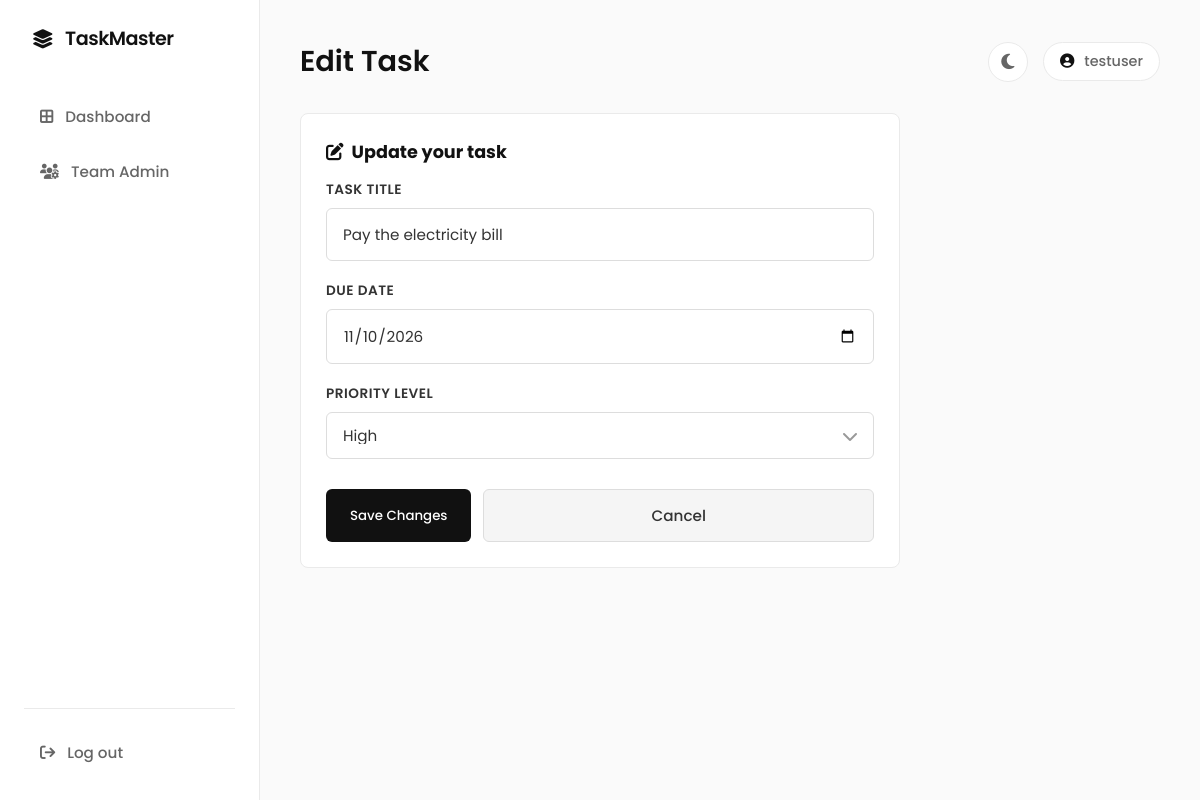
/edit.php?id=9 (signed in), run on the app's committed database.
### tables this page shows
CREATE TABLE `tasks` (
  `id` int(11) NOT NULL,
  `user_id` int(11) NOT NULL,
  `title` varchar(100) NOT NULL,
  `due_date` date DEFAULT NULL,
  `priority` enum('High','Medium','Low') NOT NULL DEFAULT 'Medium',
  `is_done` tinyint(1) NOT NULL DEFAULT 0,
  `created_at` timestamp NULL DEFAULT current_timestamp(),
  `workspace_id` int(11) DEFAULT NULL
);

### edit.php (the view, shortened to what this page needs)
<?php
require 'db.php';
$workspace_id = $_SESSION['workspace_id'];
if ($_SERVER['REQUEST_METHOD'] === 'POST') {
    $task_id = (int)($_POST['task_id'] ?? 0);
    $title = trim($_POST['title'] ?? '');
    $due_date = $_POST['due_date'] ?? '';
    $priority = $_POST['priority'] ?? 'Medium';
    if ($title === '') {
        $error = 'Please enter a task title.';
    } elseif (!in_array($priority, ['High', 'Medium', 'Low'], true)) {
        $error = 'Invalid priority.';
    } else {
        $stmt = $pdo->prepare('UPDATE tasks SET title = ?, due_date = ?, priority = ? WHERE id = ? AND workspace_id = ?');
        $stmt->execute([$title, $due_date !== '' ? $due_date : null, $priority, $task_id, $workspace_id]);
        header('Location: index.php');
        exit;
    }
} else {
    $task_id = (int)($_GET['id'] ?? 0);
}
$stmt = $pdo->prepare('SELECT id, title, due_date, priority FROM tasks WHERE id = ? AND workspace_id = ?');
$stmt->execute([$task_id, $workspace_id]);
$task = $stmt->fetch();
?>
<!DOCTYPE html>
<html>
<head>
    <link rel="stylesheet" href="https://cdnjs.cloudflare.com/ajax/libs/font-awesome/6.4.0/css/all.min.css">
    <link rel="stylesheet" href="style.css">
</head>
<body>
    <div class="app-container">
        <aside class="sidebar">
            <div class="nav-brand"><i class="fa-solid fa-layer-group"></i> TaskMaster</div>
            <ul class="nav-links">
                <li><a href="index.php"><i class="fa-solid fa-border-all"></i> Dashboard</a></li>
                <li><a href="team.php"><i class="fa-solid fa-users-gear"></i> Team Admin</a></li>
            </ul>
            <div class="sidebar-bottom">
                <button onclick="showLogoutModal()" class="logout-btn"><i class="fa-solid fa-arrow-right-from-bracket"></i> Log out</button>
            </div>
        </aside>
        <main class="main-content">
            <header class="top-header">
                <h1>Edit Task</h1>
                <div class="header-actions">
                    <button id="theme-toggle" class="btn-icon" title="Toggle Dark Mode" onclick="toggleTheme()"><i class="fa-solid fa-moon" id="theme-icon"></i></button>
                    <div class="user-profile"><i class="fa-solid fa-circle-user"></i> <?= htmlspecialchars($_SESSION['username']) ?></div>
                </div>
            </header>
            <div class="add-task-container" style="max-width: 600px;">
                <h2><i class="fa-solid fa-pen-to-square"></i> Update your task</h2>
                <form method="POST" class="edit-form" id="editForm">
                    <div class="input-group">
                        <label>Task Title</label>
                        <input type="text" name="title" value="<?= htmlspecialchars($task['title']) ?>" required>
                    </div>
                    <div class="input-group">
                        <label>Due Date</label>
                        <input type="date" name="due_date" value="<?= htmlspecialchars($task['due_date'] ?? '') ?>">
                    </div>
                    <div class="input-group">
                        <label>Priority Level</label>
                        <div class="custom-select">
                            <select name="priority">
                                <option <?= $task['priority'] === 'High' ? 'selected' : '' ?>>High</option>
                            </select>
                        </div>
                    </div>
                    <div class="form-actions">
                        <button type="submit" class="btn-primary">Save Changes</button>
                        <a href="index.php" class="btn-secondary">Cancel</a>
                    </div>
                </form>
            </div>
        </main>
    </div>
</body>
</html>

### style.css (style rules this page uses)
* { box-sizing: border-box; margin: 0; padding: 0; }
body { font-family: 'Poppins', sans-serif; background-color: #fafafa; color: #333; height: 100vh; overflow: hidden; }
.app-container { display: flex; height: 100vh; }
.sidebar { width: 260px; background: #ffffff; border-right: 1px solid #eaeaea; color: #666; display: flex; flex-direction: column; padding: 24px; flex-shrink: 0; z-index: 100; }
.nav-brand { font-size: 1.2rem; font-weight: 600; color: #111; display: flex; align-items: center; gap: 12px; margin-bottom: 40px; padding-left: 8px; letter-spacing: -0.5px; }
.nav-links { list-style: none; flex: 1; }
.nav-links li { margin-bottom: 8px; }
.nav-links a { display: flex; align-items: center; gap: 12px; padding: 12px 16px; color: #666; text-decoration: none; border-radius: 8px; font-size: 0.95rem; font-weight: 500; transition: all 0.2s ease; }
.sidebar-bottom { margin-top: auto; border-top: 1px solid #eaeaea; padding-top: 20px; }
.logout-btn { display: flex; align-items: center; gap: 12px; padding: 12px 16px; color: #666; text-decoration: none; border-radius: 8px; font-weight: 500; transition: all 0.2s ease; font-size: 0.95rem; font-family: 'Poppins', sans-serif; background: none; border: none; width: 100%; cursor: pointer; text-align: left; }
.main-content { flex: 1; padding: 40px; overflow-y: auto; background: #fafafa; }
.top-header { display: flex; justify-content: space-between; align-items: center; margin-bottom: 30px; }
.top-header h1 { font-size: 1.8rem; font-weight: 600; color: #111; }
.user-profile { display: flex; align-items: center; gap: 10px; background: #ffffff; padding: 8px 16px; border-radius: 20px; border: 1px solid #eaeaea; font-weight: 500; font-size: 0.9rem; color: #666; }
.user-profile i { color: #111; }
.add-task-container { background: #ffffff; padding: 25px; border-radius: 8px; border: 1px solid #eaeaea; margin-bottom: 30px; }
.add-task-container h2 { font-size: 1.1rem; color: #111; margin-bottom: 15px; display: flex; align-items: center; gap: 8px; }
.btn-primary { background: #111; color: white; border: none; padding: 12px 24px; border-radius: 6px; font-weight: 500; cursor: pointer; font-family: 'Poppins', sans-serif; transition: background 0.2s; }
.btn-icon { background: transparent; border: none; border-radius: 6px; width: 32px; height: 32px; display: flex; align-items: center; justify-content: center; cursor: pointer; color: #888; transition: all 0.2s; text-decoration: none; font-size: 0.9rem; }
.edit-form { display: flex; flex-direction: column; gap: 20px; }
.input-group { display: flex; flex-direction: column; gap: 8px; }
.input-group label { font-size: 0.85rem; font-weight: 600; color: #333; text-transform: uppercase; letter-spacing: 0.5px; }
.input-group input, .input-group select { width: 100%; padding: 14px 16px; border: 1px solid #ddd; border-radius: 6px; font-family: 'Poppins', sans-serif; font-size: 0.95rem; color: #333; background-color: #fff; outline: none; }
.custom-select { position: relative; width: 100%; }
.custom-select select { appearance: none; -webkit-appearance: none; -moz-appearance: none; cursor: pointer; }
.form-actions { display: flex; gap: 12px; margin-top: 10px; }
.btn-secondary { flex: 1; padding: 14px; border-radius: 6px; font-weight: 500; font-size: 0.95rem; text-align: center; text-decoration: none; background: #f5f5f5; color: #333; border: 1px solid #ddd; transition: all 0.2s; }
.header-actions { display: flex; align-items: center; gap: 15px; }
#theme-toggle { background: #ffffff; border: 1px solid #eaeaea; width: 40px; height: 40px; border-radius: 50%; font-size: 1.1rem; color: #666; display: flex; align-items: center; justify-content: center; }

### data on the page
tasks: title "Pay the electricity bill", due_date "11/10/2026", priority "High"

### other printed values
$_SESSION['username'] "testuser"
